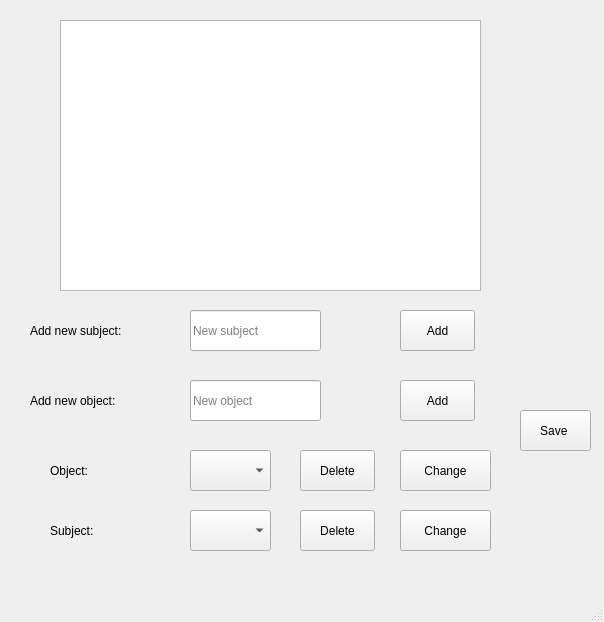
<?xml version="1.0" encoding="UTF-8"?>
<ui version="4.0">
 <class>MainWindow</class>
 <widget class="QMainWindow" name="MainWindow">
  <property name="geometry">
   <rect>
    <x>0</x>
    <y>0</y>
    <width>604</width>
    <height>622</height>
   </rect>
  </property>
  <property name="windowTitle">
   <string>MainWindow</string>
  </property>
  <widget class="QWidget" name="centralwidget">
   <widget class="QTableWidget" name="tableWidget">
    <property name="geometry">
     <rect>
      <x>60</x>
      <y>20</y>
      <width>421</width>
      <height>271</height>
     </rect>
    </property>
    <property name="rowCount">
     <number>0</number>
    </property>
    <property name="columnCount">
     <number>0</number>
    </property>
   </widget>
   <widget class="QLabel" name="label">
    <property name="geometry">
     <rect>
      <x>30</x>
      <y>310</y>
      <width>161</width>
      <height>41</height>
     </rect>
    </property>
    <property name="styleSheet">
     <string notr="true">font: 12pt &quot;Segoe UI&quot;;</string>
    </property>
    <property name="text">
     <string>Add new subject:</string>
    </property>
   </widget>
   <widget class="QLabel" name="label_2">
    <property name="geometry">
     <rect>
      <x>30</x>
      <y>380</y>
      <width>141</width>
      <height>41</height>
     </rect>
    </property>
    <property name="styleSheet">
     <string notr="true">font: 12pt &quot;Segoe UI&quot;;</string>
    </property>
    <property name="text">
     <string>Add new object:</string>
    </property>
   </widget>
   <widget class="QLineEdit" name="subject">
    <property name="geometry">
     <rect>
      <x>190</x>
      <y>310</y>
      <width>131</width>
      <height>41</height>
     </rect>
    </property>
    <property name="styleSheet">
     <string notr="true">font: 12pt &quot;Segoe UI&quot;;</string>
    </property>
    <property name="placeholderText">
     <string>New subject</string>
    </property>
   </widget>
   <widget class="QLineEdit" name="object">
    <property name="geometry">
     <rect>
      <x>190</x>
      <y>380</y>
      <width>131</width>
      <height>41</height>
     </rect>
    </property>
    <property name="styleSheet">
     <string notr="true">font: 12pt &quot;Segoe UI&quot;;</string>
    </property>
    <property name="placeholderText">
     <string>New object</string>
    </property>
   </widget>
   <widget class="QPushButton" name="Add_S">
    <property name="geometry">
     <rect>
      <x>400</x>
      <y>310</y>
      <width>75</width>
      <height>41</height>
     </rect>
    </property>
    <property name="styleSheet">
     <string notr="true">font: 12pt &quot;Segoe UI&quot;;</string>
    </property>
    <property name="text">
     <string>Add</string>
    </property>
   </widget>
   <widget class="QPushButton" name="Add_O">
    <property name="geometry">
     <rect>
      <x>400</x>
      <y>380</y>
      <width>75</width>
      <height>41</height>
     </rect>
    </property>
    <property name="styleSheet">
     <string notr="true">font: 12pt &quot;Segoe UI&quot;;</string>
    </property>
    <property name="text">
     <string>Add</string>
    </property>
   </widget>
   <widget class="QLabel" name="label_3">
    <property name="geometry">
     <rect>
      <x>50</x>
      <y>450</y>
      <width>71</width>
      <height>41</height>
     </rect>
    </property>
    <property name="styleSheet">
     <string notr="true">font: 12pt &quot;Segoe UI&quot;;</string>
    </property>
    <property name="text">
     <string>Object:</string>
    </property>
   </widget>
   <widget class="QLabel" name="label_4">
    <property name="geometry">
     <rect>
      <x>50</x>
      <y>510</y>
      <width>71</width>
      <height>41</height>
     </rect>
    </property>
    <property name="styleSheet">
     <string notr="true">font: 12pt &quot;Segoe UI&quot;;</string>
    </property>
    <property name="text">
     <string>Subject:</string>
    </property>
   </widget>
   <widget class="QComboBox" name="comboBox">
    <property name="geometry">
     <rect>
      <x>190</x>
      <y>510</y>
      <width>81</width>
      <height>41</height>
     </rect>
    </property>
    <property name="styleSheet">
     <string notr="true">font: 12pt &quot;Segoe UI&quot;;</string>
    </property>
   </widget>
   <widget class="QPushButton" name="Save">
    <property name="geometry">
     <rect>
      <x>520</x>
      <y>410</y>
      <width>71</width>
      <height>41</height>
     </rect>
    </property>
    <property name="styleSheet">
     <string notr="true">font: 12pt &quot;Segoe UI&quot;;</string>
    </property>
    <property name="text">
     <string>Save </string>
    </property>
   </widget>
   <widget class="QComboBox" name="comboBox_2">
    <property name="geometry">
     <rect>
      <x>190</x>
      <y>450</y>
      <width>81</width>
      <height>41</height>
     </rect>
    </property>
    <property name="styleSheet">
     <string notr="true">font: 12pt &quot;Segoe UI&quot;;</string>
    </property>
   </widget>
   <widget class="QPushButton" name="Delete_O">
    <property name="geometry">
     <rect>
      <x>300</x>
      <y>450</y>
      <width>75</width>
      <height>41</height>
     </rect>
    </property>
    <property name="styleSheet">
     <string notr="true">font: 12pt &quot;Segoe UI&quot;;</string>
    </property>
    <property name="text">
     <string>Delete</string>
    </property>
   </widget>
   <widget class="QPushButton" name="Delete_S">
    <property name="geometry">
     <rect>
      <x>300</x>
      <y>510</y>
      <width>75</width>
      <height>41</height>
     </rect>
    </property>
    <property name="styleSheet">
     <string notr="true">font: 12pt &quot;Segoe UI&quot;;</string>
    </property>
    <property name="text">
     <string>Delete</string>
    </property>
   </widget>
   <widget class="QPushButton" name="Change_O">
    <property name="geometry">
     <rect>
      <x>400</x>
      <y>450</y>
      <width>91</width>
      <height>41</height>
     </rect>
    </property>
    <property name="styleSheet">
     <string notr="true">font: 12pt &quot;Segoe UI&quot;;</string>
    </property>
    <property name="text">
     <string>Change</string>
    </property>
   </widget>
   <widget class="QPushButton" name="Change_S">
    <property name="geometry">
     <rect>
      <x>400</x>
      <y>510</y>
      <width>91</width>
      <height>41</height>
     </rect>
    </property>
    <property name="styleSheet">
     <string notr="true">font: 12pt &quot;Segoe UI&quot;;</string>
    </property>
    <property name="text">
     <string>Change</string>
    </property>
   </widget>
  </widget>
  <widget class="QMenuBar" name="menubar">
   <property name="geometry">
    <rect>
     <x>0</x>
     <y>0</y>
     <width>604</width>
     <height>22</height>
    </rect>
   </property>
  </widget>
  <widget class="QStatusBar" name="statusbar"/>
 </widget>
 <resources/>
 <connections/>
</ui>
